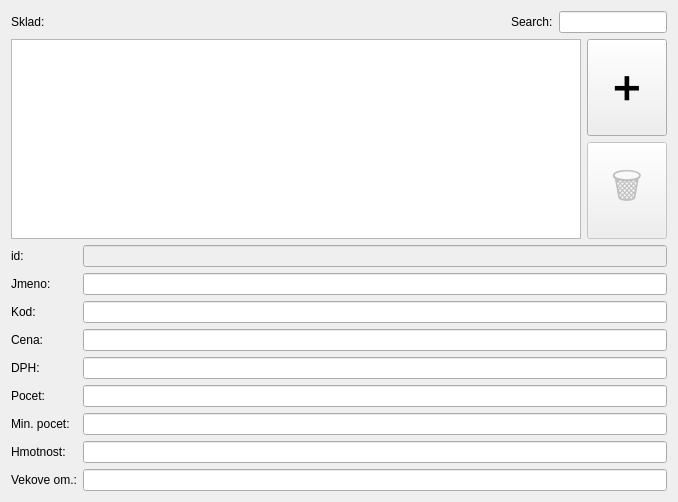
<?xml version="1.0" encoding="UTF-8"?>
<ui version="4.0">
 <class>stock_widget</class>
 <widget class="QWidget" name="stock_widget">
  <property name="geometry">
   <rect>
    <x>0</x>
    <y>0</y>
    <width>678</width>
    <height>502</height>
   </rect>
  </property>
  <property name="sizePolicy">
   <sizepolicy hsizetype="Expanding" vsizetype="Expanding">
    <horstretch>0</horstretch>
    <verstretch>0</verstretch>
   </sizepolicy>
  </property>
  <property name="windowTitle">
   <string>Form</string>
  </property>
  <layout class="QGridLayout" name="gridLayout">
   <item row="0" column="0">
    <layout class="QVBoxLayout" name="verticalLayout">
     <item>
      <layout class="QHBoxLayout" name="horizontalLayout">
       <item>
        <widget class="QLabel" name="stock_label">
         <property name="sizePolicy">
          <sizepolicy hsizetype="Minimum" vsizetype="Preferred">
           <horstretch>0</horstretch>
           <verstretch>0</verstretch>
          </sizepolicy>
         </property>
         <property name="text">
          <string>Sklad:</string>
         </property>
        </widget>
       </item>
       <item>
        <widget class="QLabel" name="label">
         <property name="sizePolicy">
          <sizepolicy hsizetype="Fixed" vsizetype="Preferred">
           <horstretch>0</horstretch>
           <verstretch>0</verstretch>
          </sizepolicy>
         </property>
         <property name="text">
          <string>Search:</string>
         </property>
        </widget>
       </item>
       <item>
        <widget class="QLineEdit" name="lineEdit">
         <property name="sizePolicy">
          <sizepolicy hsizetype="Fixed" vsizetype="Fixed">
           <horstretch>0</horstretch>
           <verstretch>0</verstretch>
          </sizepolicy>
         </property>
        </widget>
       </item>
      </layout>
     </item>
     <item>
      <layout class="QHBoxLayout" name="horizontalLayout_2">
       <item>
        <widget class="QTableWidget" name="stock_list"/>
       </item>
       <item>
        <layout class="QVBoxLayout" name="verticalLayout_2">
         <item>
          <widget class="QPushButton" name="stock_add_button">
           <property name="sizePolicy">
            <sizepolicy hsizetype="Minimum" vsizetype="Expanding">
             <horstretch>0</horstretch>
             <verstretch>0</verstretch>
            </sizepolicy>
           </property>
           <property name="minimumSize">
            <size>
             <width>0</width>
             <height>0</height>
            </size>
           </property>
           <property name="font">
            <font>
             <pointsize>26</pointsize>
            </font>
           </property>
           <property name="text">
            <string>➕</string>
           </property>
          </widget>
         </item>
         <item>
          <widget class="QPushButton" name="stock_delete_button">
           <property name="enabled">
            <bool>false</bool>
           </property>
           <property name="sizePolicy">
            <sizepolicy hsizetype="Minimum" vsizetype="Expanding">
             <horstretch>0</horstretch>
             <verstretch>0</verstretch>
            </sizepolicy>
           </property>
           <property name="font">
            <font>
             <pointsize>26</pointsize>
            </font>
           </property>
           <property name="text">
            <string>🗑️</string>
           </property>
          </widget>
         </item>
        </layout>
       </item>
      </layout>
     </item>
     <item>
      <layout class="QFormLayout" name="formLayout">
       <item row="0" column="0">
        <widget class="QLabel" name="stock_item_id_label">
         <property name="text">
          <string>id:</string>
         </property>
        </widget>
       </item>
       <item row="0" column="1">
        <widget class="QLineEdit" name="stock_item_id_edit">
         <property name="enabled">
          <bool>false</bool>
         </property>
        </widget>
       </item>
       <item row="1" column="0">
        <widget class="QLabel" name="stock_item_name_label">
         <property name="text">
          <string>Jmeno:</string>
         </property>
        </widget>
       </item>
       <item row="1" column="1">
        <widget class="QLineEdit" name="stock_item_name_edit"/>
       </item>
       <item row="2" column="0">
        <widget class="QLabel" name="stock_item_code_label">
         <property name="text">
          <string>Kod:</string>
         </property>
        </widget>
       </item>
       <item row="2" column="1">
        <widget class="QLineEdit" name="stock_item_code_edit"/>
       </item>
       <item row="3" column="0">
        <widget class="QLabel" name="stock_item_price_label">
         <property name="text">
          <string>Cena:</string>
         </property>
        </widget>
       </item>
       <item row="3" column="1">
        <widget class="QLineEdit" name="stock_item_price_edit"/>
       </item>
       <item row="4" column="0">
        <widget class="QLabel" name="stock_item_dph_label">
         <property name="text">
          <string>DPH:</string>
         </property>
        </widget>
       </item>
       <item row="4" column="1">
        <widget class="QLineEdit" name="stock_item_dph_edit"/>
       </item>
       <item row="5" column="0">
        <widget class="QLabel" name="stock_item_count_label">
         <property name="text">
          <string>Pocet:</string>
         </property>
        </widget>
       </item>
       <item row="5" column="1">
        <widget class="QLineEdit" name="stock_item_count_edit"/>
       </item>
       <item row="6" column="0">
        <widget class="QLabel" name="stock_item_mincount_label">
         <property name="text">
          <string>Min. pocet:</string>
         </property>
        </widget>
       </item>
       <item row="6" column="1">
        <widget class="QLineEdit" name="stock_item_mincount_edit"/>
       </item>
       <item row="7" column="0">
        <widget class="QLabel" name="stock_item_weight_label">
         <property name="text">
          <string>Hmotnost:</string>
         </property>
        </widget>
       </item>
       <item row="7" column="1">
        <widget class="QLineEdit" name="stock_item_weight_edit"/>
       </item>
       <item row="8" column="0">
        <widget class="QLabel" name="stock_item_is_age_restricted_label">
         <property name="text">
          <string>Vekove om.:</string>
         </property>
        </widget>
       </item>
       <item row="8" column="1">
        <widget class="QLineEdit" name="stock_item_is_age_restricted_edit"/>
       </item>
      </layout>
     </item>
    </layout>
   </item>
  </layout>
 </widget>
 <resources/>
 <connections/>
</ui>
